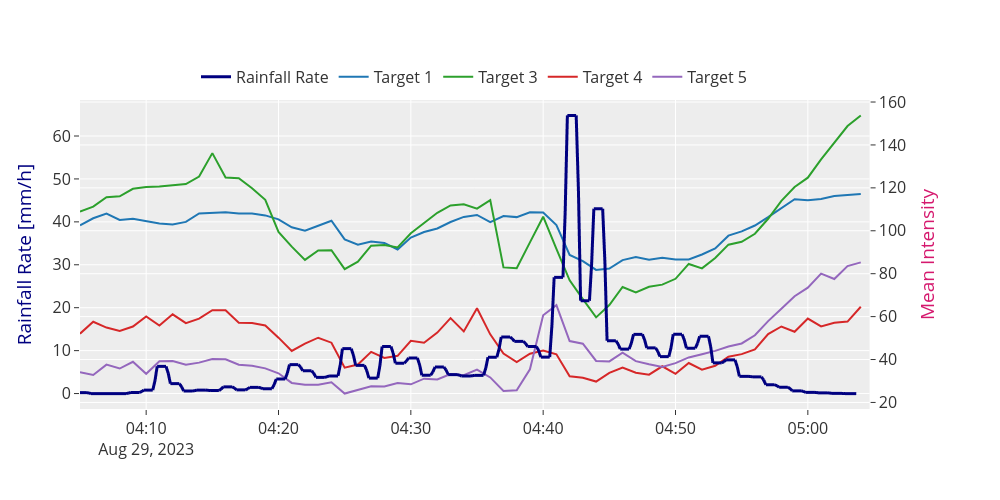

The notebook cell saved with this chart:
### Markdown cell above
#### Plot only parts

### Code cell
colors = [
    "#1f77b4",  # muted blue
    "#ff7f0e",  # safety orange
    "#2ca02c",  # cooked asparagus green
    "#d62728",  # brick red
    "#9467bd",  # muted purple
    "#8c564b",  # chestnut brown
]

fig = make_subplots(specs=[[{"secondary_y": True}]])
# fig.add_trace(go.Scatter(x=w_differ.index, y=w_differ*200, mode='lines', name='differential precipitation', line=dict(color='red')))
fig.add_trace(
    go.Scattergl(
        x=df_rain_relevant.intensity_hour_shifted.index,
        y=df_rain_relevant.intensity_hour_shifted,
        mode="lines",
        name="Rainfall Rate",
        line=dict(color="#000080", width=3),
    )
)

for col, (target_name, rain_ds_minutes_mean_ds) in zip(colors, rain_ds_minutes_mean.items()):
    if target_name in ["Target 2", "Ring Sensor"]:
        continue
    fig.add_trace(
        go.Scatter(
            x=rain_ds_minutes_mean_ds.index,
            y=rain_ds_minutes_mean_ds,
            mode="lines",
            name=target_name,
            line=dict(color=col, width=2),
        ),
        secondary_y=True,
    )

fig.update_layout(
    template="ggplot2",
    autosize=False,
    width=1000,
    height=500,
    # title="Rainfall Rate vs. Noise in Pointclouds",
    legend=dict(orientation="h", yanchor="bottom", y=1.02, xanchor="right", x=0.8),
    xaxis_title="",
    yaxis_title="Rainfall Rate [mm/h]",
    yaxis2_title="Mean Intensity",
    font=dict(size=16),
)
fig.update_yaxes(title_font_color="#000080")
fig.update_yaxes(title_font_color="#d5196e", secondary_y=True)
